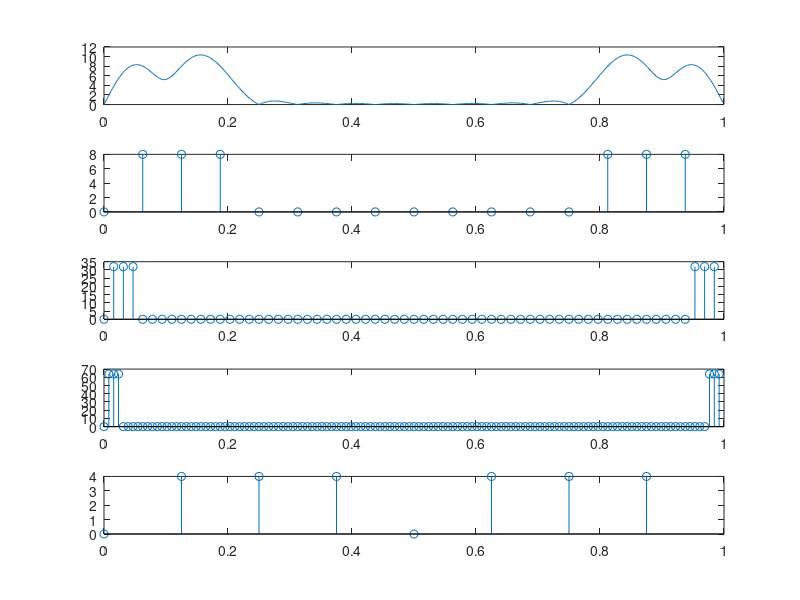

MATLAB code to generate this figure:
% Zhiguo Zhou 2021.11.23

clc
clear

N1=16;
n=0:15;
x=sin(2*pi*n/N1)+cos(4*pi*n/N1)-cos(6*pi*n/N1);

N2=64;
n2=0:63;
x2=sin(2*pi*n2/N2)+cos(4*pi*n2/N2)-cos(6*pi*n2/N2);

N3=128;
n3=0:127;
x3=sin(2*pi*n3/N3)+cos(4*pi*n3/N3)-cos(6*pi*n3/N3);

N4=8;
n4=0:7;
x4=sin(2*pi*n4/N4)+cos(4*pi*n4/N4)-cos(6*pi*n4/N4);

L1=0:15;
dft_16=fft(x,16);
L2=0:63;
dft_64=fft(x2,64);
L3=0:127;
dft_128=fft(x3,128);
L4=0:7;
dft_512=fft(x4,8);


nx=0:15;
K=512;
dw=2*pi/K;
k=0:511;
X=x*exp(1i*dw*nx'*k);
subplot(5,1,1);
plot(k*dw/(2*pi),abs(X));

subplot(5,1,2);
stem(L1/N1,abs(dft_16));

subplot(5,1,3);
stem(L2/64,abs(dft_64));

subplot(5,1,4);
stem(L3/128,abs(dft_128));

subplot(5,1,5);
stem(L4/8,abs(dft_512));
